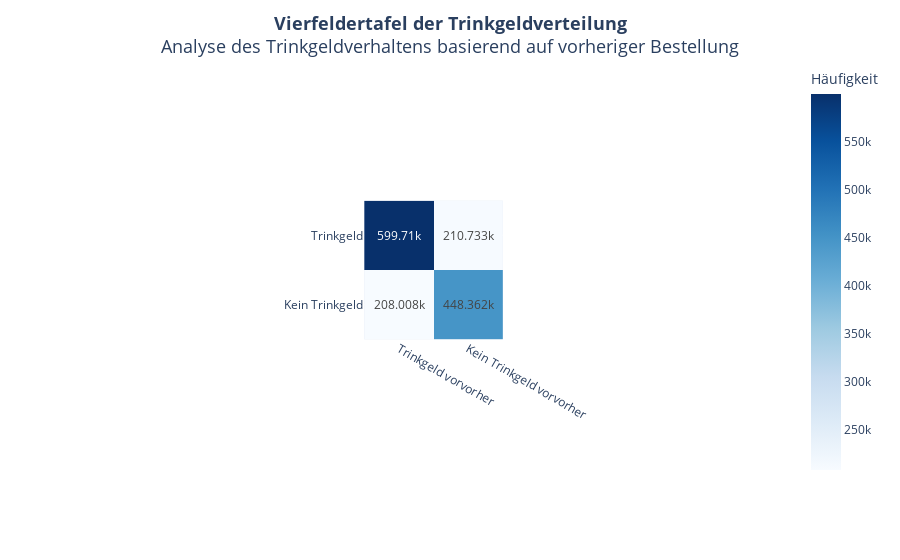

This figure's notebook cell:
### Code cell
# Vierfeldertafel erstellen
vierfeldertafel_prepreorder = pd.crosstab(df_tips_orders.tip, df_tips_orders.prepre_tip)
vierfeldertafel_prepreorder.index = ["Trinkgeld", "Kein Trinkgeld"]
vierfeldertafel_prepreorder.columns = ["Trinkgeld vorvorher", "Kein Trinkgeld vorvorher"]

# Heatmap-Darstellung
fig_vierfeldertafel_prepreorder = px.imshow(
    vierfeldertafel_prepreorder.values,  # Werte der Tafel
    x=vierfeldertafel_prepreorder.columns,  # Spaltennamen als x-Achse
    y=vierfeldertafel_prepreorder.index,    # Zeilennamen als y-Achse
    color_continuous_scale="Blues",  # Farbschema
    text_auto=True,  # Zahlen direkt in die Heatmap schreiben
    #template="plotly_dark",  # Dunkles Design
    width=900,  # Breite des Plots
)

fig_vierfeldertafel_prepreorder.update_layout(
    title="<b>Vierfeldertafel der Trinkgeldverteilung</b><br>Analyse des Trinkgeldverhaltens basierend auf vorheriger Bestellung<br>",  # Titel
    title_font=dict(size=18),  # Größerer Titel
    title_x=0.5,               # Titel horizontal zentrieren
    coloraxis_colorbar=dict(title="Häufigkeit")  # Farbskala beschriften
)

# Diagramm anzeigen
fig_vierfeldertafel_prepreorder.show()

### Figure 1 — Plotly figure (JSON) as saved in the notebook; plotly's stock layout.template omitted (floating-point values rounded to 4 significant figures)
{"data": [{"coloraxis": "coloraxis", "hovertemplate": "x: %{x}<br>y: %{y}<br>color: %{z}<extra></extra>", "name": "0", "texttemplate": "%{z}", "type": "heatmap", "x": ["Trinkgeld vorvorher", "Kein Trinkgeld vorvorher"], "xaxis": "x", "y": ["Trinkgeld", "Kein Trinkgeld"], "yaxis": "y", "z": [[599710, 210733], [208008, 448362]]}], "layout": {"autosize": true, "coloraxis": {"colorbar": {"title": {"text": "Häufigkeit"}}, "colorscale": [[0, "rgb(247,251,255)"], [0.125, "rgb(222,235,247)"], [0.25, "rgb(198,219,239)"], [0.375, "rgb(158,202,225)"], [0.5, "rgb(107,174,214)"], [0.625, "rgb(66,146,198)"], [0.75, "rgb(33,113,181)"], [0.875, "rgb(8,81,156)"], [1, "rgb(8,48,107)"]]}, "margin": {"t": 60}, "title": {"font": {"size": 18}, "text": "<b>Vierfeldertafel der Trinkgeldverteilung</b><br>Analyse des Trinkgeldverhaltens basierend auf vorheriger Bestellung<br>", "x": 0.5}, "xaxis": {"anchor": "y", "autorange": true, "constrain": "domain", "domain": [0.402, 0.598], "range": [-0.5, 1.5], "scaleanchor": "y", "type": "category"}, "yaxis": {"anchor": "x", "autorange": true, "constrain": "domain", "domain": [0, 1], "range": [1.5, -0.5], "type": "category"}}}
